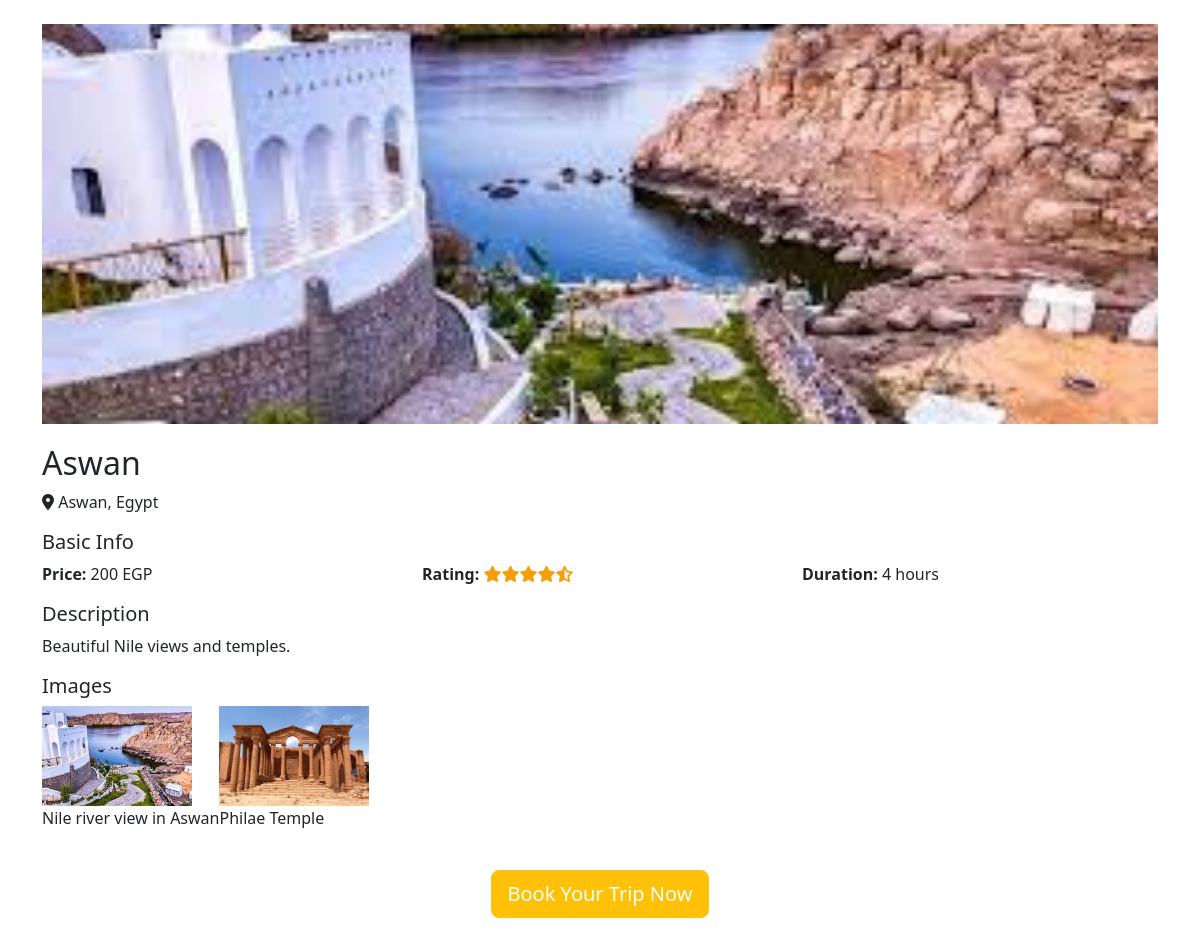
The app's page /detailes.php?id=3 with its own data.
### tables this page shows
CREATE TABLE `destination` (
  `id` int(11) NOT NULL,
  `name` varchar(100) DEFAULT NULL,
  `image` varchar(255) DEFAULT NULL,
  `description` text DEFAULT NULL,
  `location` varchar(255) DEFAULT NULL,
  `rating` float DEFAULT NULL,
  `duration` varchar(100) DEFAULT NULL
);

CREATE TABLE `destination_images` (
  `id` int(11) NOT NULL,
  `destination_id` int(11) NOT NULL,
  `image_url` varchar(255) NOT NULL,
  `caption` varchar(255) DEFAULT NULL
);

### detailes.php (the view, shortened to what this page needs)
<?php
$conn = mysqli_connect("localhost", "root", "", "tourism");
if(isset($_GET['id'])){
    $id = $_GET['id'];
    $sql = "SELECT * FROM destination WHERE id = $id";
    $result = mysqli_query($conn, $sql);
    $destination = mysqli_fetch_assoc($result);
    $img_sql = "SELECT * FROM destination_images WHERE destination_id = $id";
    $img_result = mysqli_query($conn, $img_sql);
} else {
    echo "No destination selected!";
    exit;
}
?>
<!DOCTYPE html>
<html lang="en">
<head>
    <link rel="stylesheet" href="bootstrap/css/bootstrap.min.css">
</head>
<body>
<div class="container my-4">
    <img src="images/<?php echo $destination['image']; ?>" class="main-img" alt="<?php echo $destination['name']; ?>">
    <h2><?php echo $destination['name']; ?></h2>
    <p><i class="fas fa-map-marker-alt"></i> <?php echo $destination['location']; ?></p>
<h5>Basic Info</h5>
<div class="row mb-3 ">
    <div class="col-md-4">
        <span class="info-label">Price:</span> 200 EGP
    </div>
    <div class="col-md-4">
        <span class="info-label">Rating:</span>
        <?php
        $rating = $destination['rating'];
        for($i=1; $i<=5; $i++){
            if($i <= floor($rating)){
                echo '<i class="fas fa-star" style="color:#f59e0b;"></i>';
            } elseif($i - $rating <= 0.5){
                echo '<i class="fas fa-star-half-alt" style="color:#f59e0b;"></i>';
            } else {
                echo '<i class="far fa-star" style="color:#f59e0b;"></i>';
            }
        }
        ?>
    </div>
    <div class="col-md-4">
        <span class="info-label">Duration:</span> <?php echo $destination['duration']; ?>
    </div>
</div>
    <h5>Description</h5>
    <p><?php echo $destination['description']; ?></p>
    <h5>Images</h5>
   <div class="d-flex">
    <?php while($img = mysqli_fetch_assoc($img_result)) { ?>
        <div class="image-caption-item">
            <img src="images/<?php echo $img['image_url']; ?>" class="thumb-img" alt="<?php echo $img['caption']; ?>">
            <p><?php echo $img['caption']; ?></p>
        </div>
    <?php } ?>
</div>
</div>
<div class="text-center my-4">
    <a href="book.php?id=<?php echo $destination['id']; ?>" class="btn btn-warning btn-lg" style="color:white;">Book Your Trip Now</a>
</div>
</body>
</html>

### detailes.php (style rules this page uses)
.thumb-img { width: 150px; height: 100px; object-fit: cover; margin-right: 10px; }
.main-img { width: 100%; max-height: 400px; object-fit: cover; margin-bottom: 20px ; }
.info-label { font-weight: bold; }

### records on screen
destination: image (picture), name "Aswan", location "Aswan, Egypt", duration "4 hours", description "Beautiful Nile views and temples."
destination_images: image_url (picture), caption "Nile river view in Aswan"
destination_images: image_url+caption (picture), caption "Philae Temple"
